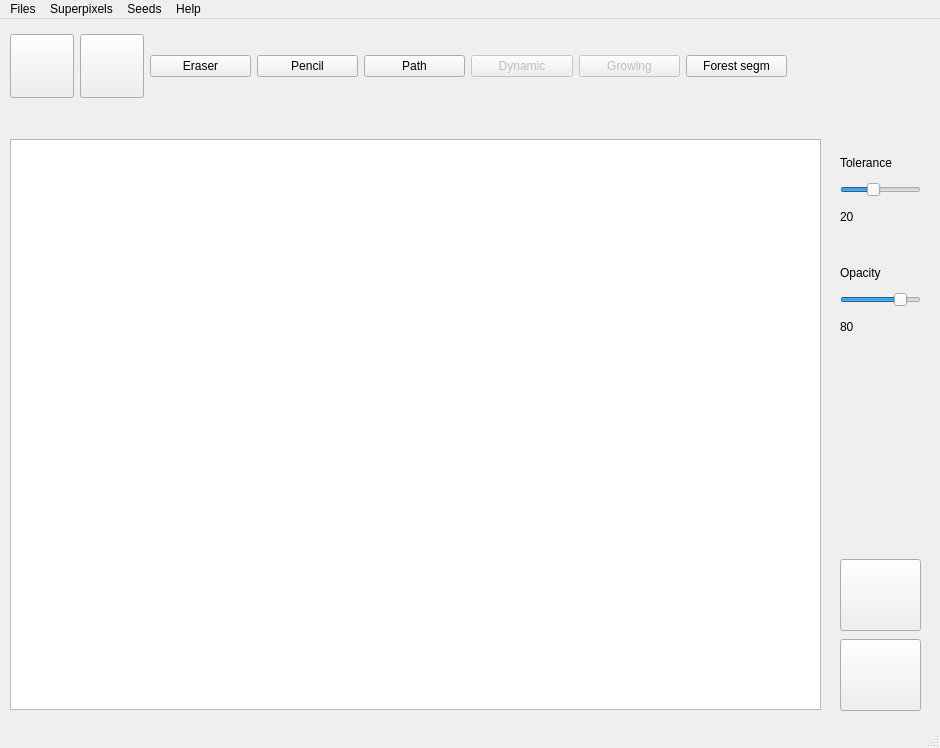
<?xml version="1.0" encoding="UTF-8"?>
<ui version="4.0">
 <class>MainWindow</class>
 <widget class="QMainWindow" name="MainWindow">
  <property name="geometry">
   <rect>
    <x>0</x>
    <y>0</y>
    <width>940</width>
    <height>748</height>
   </rect>
  </property>
  <property name="windowTitle">
   <string>Interative segmentation with Superpixels</string>
  </property>
  <widget class="QWidget" name="centralwidget">
   <widget class="QWidget" name="horizontalLayoutWidget">
    <property name="geometry">
     <rect>
      <x>10</x>
      <y>10</y>
      <width>777</width>
      <height>74</height>
     </rect>
    </property>
    <layout class="QHBoxLayout" name="horizontalLayout">
     <item>
      <layout class="QHBoxLayout" name="horizontalLayout_2">
       <item>
        <widget class="QPushButton" name="undoButton">
         <property name="sizePolicy">
          <sizepolicy hsizetype="Maximum" vsizetype="Maximum">
           <horstretch>0</horstretch>
           <verstretch>0</verstretch>
          </sizepolicy>
         </property>
         <property name="minimumSize">
          <size>
           <width>64</width>
           <height>64</height>
          </size>
         </property>
         <property name="toolTip">
          <string>back</string>
         </property>
         <property name="text">
          <string/>
         </property>
         <property name="icon">
          <iconset>
           <normaloff>icons/back.png</normaloff>icons/back.png</iconset>
         </property>
         <property name="iconSize">
          <size>
           <width>32</width>
           <height>32</height>
          </size>
         </property>
        </widget>
       </item>
       <item>
        <widget class="QPushButton" name="redoButton">
         <property name="sizePolicy">
          <sizepolicy hsizetype="Maximum" vsizetype="Maximum">
           <horstretch>0</horstretch>
           <verstretch>0</verstretch>
          </sizepolicy>
         </property>
         <property name="minimumSize">
          <size>
           <width>64</width>
           <height>64</height>
          </size>
         </property>
         <property name="toolTip">
          <string>forward</string>
         </property>
         <property name="layoutDirection">
          <enum>Qt::LeftToRight</enum>
         </property>
         <property name="text">
          <string/>
         </property>
         <property name="icon">
          <iconset>
           <normaloff>icons/forward.png</normaloff>icons/forward.png</iconset>
         </property>
         <property name="iconSize">
          <size>
           <width>32</width>
           <height>32</height>
          </size>
         </property>
        </widget>
       </item>
      </layout>
     </item>
     <item>
      <widget class="QPushButton" name="eraseSuperpixel">
       <property name="toolTip">
        <string>erase</string>
       </property>
       <property name="text">
        <string>Eraser</string>
       </property>
       <property name="icon">
        <iconset>
         <normaloff>icons/clean.png</normaloff>icons/clean.png</iconset>
       </property>
       <property name="iconSize">
        <size>
         <width>64</width>
         <height>64</height>
        </size>
       </property>
      </widget>
     </item>
     <item>
      <widget class="QPushButton" name="paintSuperpixel">
       <property name="toolTip">
        <string>paint superpixel</string>
       </property>
       <property name="text">
        <string>Pencil</string>
       </property>
       <property name="icon">
        <iconset>
         <normaloff>icons/draw.png</normaloff>icons/draw.png</iconset>
       </property>
       <property name="iconSize">
        <size>
         <width>64</width>
         <height>64</height>
        </size>
       </property>
      </widget>
     </item>
     <item>
      <widget class="QPushButton" name="leastPath">
       <property name="toolTip">
        <string>line path</string>
       </property>
       <property name="text">
        <string>Path</string>
       </property>
       <property name="icon">
        <iconset>
         <normaloff>icons/path.png</normaloff>icons/path.png</iconset>
       </property>
       <property name="iconSize">
        <size>
         <width>64</width>
         <height>64</height>
        </size>
       </property>
      </widget>
     </item>
     <item>
      <widget class="QPushButton" name="dynamicSegmentation">
       <property name="enabled">
        <bool>false</bool>
       </property>
       <property name="text">
        <string>Dynamic</string>
       </property>
       <property name="icon">
        <iconset>
         <normaloff>icons/bucket.png</normaloff>icons/bucket.png</iconset>
       </property>
       <property name="iconSize">
        <size>
         <width>32</width>
         <height>64</height>
        </size>
       </property>
      </widget>
     </item>
     <item>
      <widget class="QPushButton" name="regionGrowing">
       <property name="enabled">
        <bool>false</bool>
       </property>
       <property name="toolTip">
        <string>bucket tool: region growing</string>
       </property>
       <property name="text">
        <string>Growing</string>
       </property>
       <property name="icon">
        <iconset>
         <normaloff>icons/bucket.png</normaloff>icons/bucket.png</iconset>
       </property>
       <property name="iconSize">
        <size>
         <width>32</width>
         <height>64</height>
        </size>
       </property>
      </widget>
     </item>
     <item>
      <widget class="QPushButton" name="forestSegmentation">
       <property name="toolTip">
        <string>bucket tool: forest segmentation</string>
       </property>
       <property name="text">
        <string>Forest segm</string>
       </property>
       <property name="icon">
        <iconset>
         <normaloff>icons/bucket.png</normaloff>icons/bucket.png</iconset>
       </property>
       <property name="iconSize">
        <size>
         <width>32</width>
         <height>64</height>
        </size>
       </property>
      </widget>
     </item>
    </layout>
   </widget>
   <widget class="QWidget" name="verticalLayoutWidget_2">
    <property name="geometry">
     <rect>
      <x>840</x>
      <y>240</y>
      <width>81</width>
      <height>81</height>
     </rect>
    </property>
    <layout class="QVBoxLayout" name="verticalLayout_2">
     <item>
      <widget class="QLabel" name="label">
       <property name="text">
        <string>Opacity</string>
       </property>
      </widget>
     </item>
     <item>
      <widget class="QSlider" name="sliderOpacity">
       <property name="enabled">
        <bool>true</bool>
       </property>
       <property name="maximum">
        <number>100</number>
       </property>
       <property name="singleStep">
        <number>10</number>
       </property>
       <property name="value">
        <number>80</number>
       </property>
       <property name="sliderPosition">
        <number>80</number>
       </property>
       <property name="orientation">
        <enum>Qt::Horizontal</enum>
       </property>
      </widget>
     </item>
     <item>
      <widget class="QLabel" name="opacityValueText">
       <property name="text">
        <string>80</string>
       </property>
      </widget>
     </item>
    </layout>
   </widget>
   <widget class="QWidget" name="verticalLayoutWidget">
    <property name="geometry">
     <rect>
      <x>840</x>
      <y>130</y>
      <width>81</width>
      <height>81</height>
     </rect>
    </property>
    <layout class="QVBoxLayout" name="verticalLayout">
     <item>
      <widget class="QLabel" name="label_2">
       <property name="text">
        <string>Tolerance</string>
       </property>
      </widget>
     </item>
     <item>
      <widget class="QSlider" name="sliderTolerance">
       <property name="enabled">
        <bool>true</bool>
       </property>
       <property name="maximum">
        <number>50</number>
       </property>
       <property name="singleStep">
        <number>1</number>
       </property>
       <property name="value">
        <number>20</number>
       </property>
       <property name="orientation">
        <enum>Qt::Horizontal</enum>
       </property>
      </widget>
     </item>
     <item>
      <widget class="QLabel" name="toleranceValueText">
       <property name="text">
        <string>20</string>
       </property>
      </widget>
     </item>
    </layout>
   </widget>
   <widget class="QGraphicsView" name="graphicsView">
    <property name="geometry">
     <rect>
      <x>10</x>
      <y>120</y>
      <width>811</width>
      <height>571</height>
     </rect>
    </property>
    <property name="cursor" stdset="0">
     <cursorShape>CrossCursor</cursorShape>
    </property>
    <property name="alignment">
     <set>Qt::AlignCenter</set>
    </property>
   </widget>
   <widget class="QPushButton" name="zoomOut">
    <property name="geometry">
     <rect>
      <x>840</x>
      <y>620</y>
      <width>81</width>
      <height>72</height>
     </rect>
    </property>
    <property name="text">
     <string/>
    </property>
    <property name="icon">
     <iconset>
      <normaloff>icons/zoom_out.png</normaloff>icons/zoom_out.png</iconset>
    </property>
    <property name="iconSize">
     <size>
      <width>64</width>
      <height>64</height>
     </size>
    </property>
   </widget>
   <widget class="QPushButton" name="zoomIn">
    <property name="geometry">
     <rect>
      <x>840</x>
      <y>540</y>
      <width>81</width>
      <height>72</height>
     </rect>
    </property>
    <property name="text">
     <string/>
    </property>
    <property name="icon">
     <iconset>
      <normaloff>icons/zoom_in.png</normaloff>icons/zoom_in.png</iconset>
    </property>
    <property name="iconSize">
     <size>
      <width>64</width>
      <height>64</height>
     </size>
    </property>
   </widget>
  </widget>
  <widget class="QMenuBar" name="menubar">
   <property name="geometry">
    <rect>
     <x>0</x>
     <y>0</y>
     <width>940</width>
     <height>22</height>
    </rect>
   </property>
   <widget class="QMenu" name="menuFiles">
    <property name="title">
     <string>Files</string>
    </property>
    <addaction name="actionOpen_Image"/>
    <addaction name="actionOpen_Superpixel_file"/>
    <addaction name="actionSave_mask"/>
   </widget>
   <widget class="QMenu" name="menuSuperpixels">
    <property name="title">
     <string>Superpixels</string>
    </property>
    <addaction name="actionISF"/>
    <addaction name="actionSLIC"/>
   </widget>
   <widget class="QMenu" name="menuSeeds">
    <property name="title">
     <string>Seeds</string>
    </property>
    <addaction name="actionGenerate_seeds"/>
    <addaction name="actionLoad_seeds_from_CSV"/>
   </widget>
   <widget class="QMenu" name="menuHelp">
    <property name="title">
     <string>Help</string>
    </property>
    <addaction name="actionAbout"/>
    <addaction name="actionLicence"/>
   </widget>
   <addaction name="menuFiles"/>
   <addaction name="menuSuperpixels"/>
   <addaction name="menuSeeds"/>
   <addaction name="menuHelp"/>
  </widget>
  <widget class="QStatusBar" name="statusbar"/>
  <action name="actionOpen_Image">
   <property name="text">
    <string>Open Image</string>
   </property>
  </action>
  <action name="actionOpen_Superpixel_file">
   <property name="text">
    <string>Open Superpixel file</string>
   </property>
  </action>
  <action name="actionGenerate_Superpixels">
   <property name="text">
    <string>Generate Superpixels</string>
   </property>
  </action>
  <action name="actionLoad_seeds_from_CSV">
   <property name="enabled">
    <bool>false</bool>
   </property>
   <property name="text">
    <string>Load seeds from CSV</string>
   </property>
  </action>
  <action name="actionSave_mask">
   <property name="text">
    <string>Save mask</string>
   </property>
  </action>
  <action name="actionISF">
   <property name="enabled">
    <bool>false</bool>
   </property>
   <property name="text">
    <string>ISF</string>
   </property>
  </action>
  <action name="actionSLIC">
   <property name="enabled">
    <bool>false</bool>
   </property>
   <property name="text">
    <string>SLIC</string>
   </property>
  </action>
  <action name="actionGenerate_seeds">
   <property name="enabled">
    <bool>false</bool>
   </property>
   <property name="text">
    <string>Generate seeds</string>
   </property>
  </action>
  <action name="actionAbout">
   <property name="text">
    <string>About...</string>
   </property>
  </action>
  <action name="actionLicence">
   <property name="text">
    <string>Licence</string>
   </property>
  </action>
 </widget>
 <resources/>
 <connections/>
</ui>
